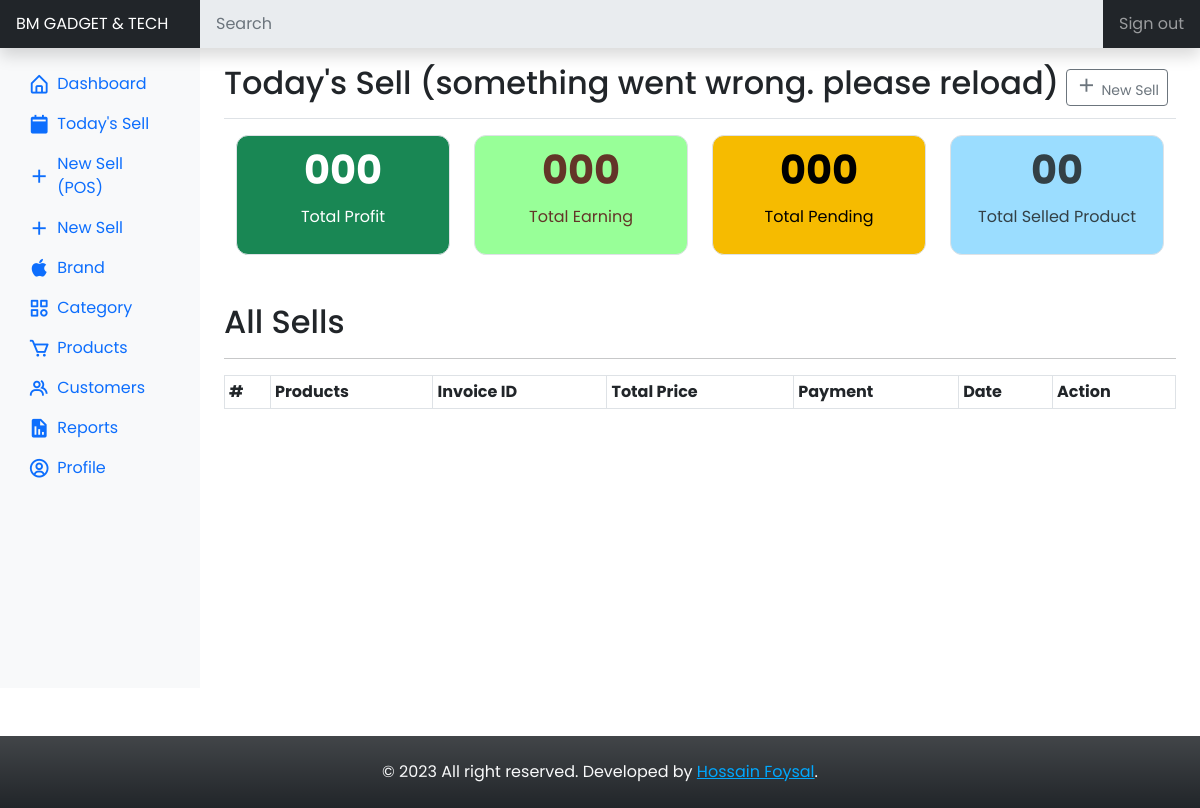
The page /dashboard/todaysell/ (signed in) on the database as committed earlier.
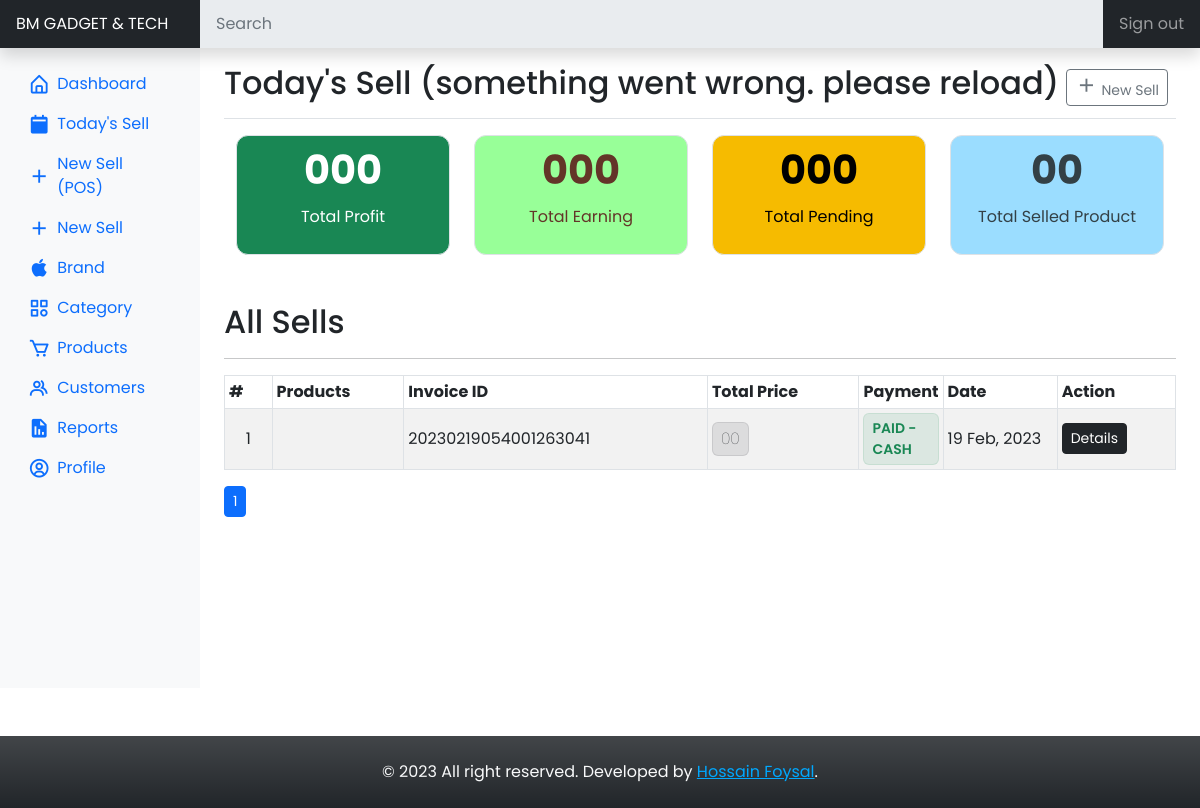
The same page on the database as committed later.
### application/models.py (models this page shows, shortened)
class DailySells(db.Model):
    __tablename__ = 'daily_sells'
    id = db.Column(db.Integer, primary_key=True)
    customer_id = db.Column(db.Integer, db.ForeignKey('customers.id'), nullable=False)
    customer = db.relationship("Customers", back_populates="daily_sells", overlaps="daily_sells")
    invoiceid = db.Column(db.String())
    selled_products = db.relationship('SelledProducts', backref=db.backref('selled_products', lazy=True))
    subtotal = db.Column(db.String())
    discount = db.Column(db.String())
    totalprice = db.Column(db.String())
    payment_status = db.Column(db.String(), default='cash')
    trnx_id = db.Column(db.String())
    note = db.Column(db.String())
    pub_date = db.Column(db.DateTime, nullable=False, default=datetime.utcnow)
    user_id = db.Column(db.Integer, db.ForeignKey('users.id'), nullable=False)

### application/dashboard/views.py (the view)
@dashboard.route('/dashboard/todaysell/', methods=['GET', 'POST'])
@login_required
def todaysell():
    today = datetime.utcnow().strftime('%d %b, %Y')
    page = request.args.get('page', 1, type=int)
    sells = DailySells.query.order_by(DailySells.pub_date.desc()).paginate(page=page, per_page=50)
    return render_template('dashboard/todaysell.html', title='Today\'s Sell', sells=sells, today=today, shopname=shopname)

### application/models.py (called while the page is built)
@login_manager.user_loader
def load_user(user_id):
    return Users.query.get(int(user_id))

### application/templates/dashboard/todaysell.html (shortened to what the changed rows need)
{% extends 'layouts/root-dashboard.html' %}
{% block body %}
<div class="container-fluid">
	<div class="row">
		<main class="col-md-9 ms-sm-auto col-lg-10 px-md-4">
			<div
				class="d-flex justify-content-between flex-wrap flex-md-nowrap align-items-center pt-3 pb-2 mb-3 border-bottom">
				<h1 class="h2">
					Today's Sell
					(<span id="today">something went wrong. please reload</span>)
				</h1>
				<div class="btn-toolbar mb-2 mb-md-0">
				</div>
			</div>
			<div class="container">
				<div class="row mb-5">
				</div>
			</div>
			<h2>All Sells</h2>
			<hr />
			{% if sells %}
			<div class="table-responsive">
				<table class="table table-striped table-bordered table-sm">
					<thead>
						<tr>
							<th scope="col">#</th>
							<th scope="col">Products</th>
							<th scope="col">Invoice ID</th>
							<th scope="col">Total Price</th>
							<th scope="col">Payment</th>
							<th scope="col">Date</th>
							<th scope="col">Action</th>
						</tr>
					</thead>
					<tbody>
						{% for sell in sells.items %}
						{% if today == sell.pub_date.strftime('%d %b, %Y') %}
						<tr class="align-middle">
							<td class="text-center counters" style="width: 5%;">{{ sell.id }}</td>
							<td>
							</td>
							<td>{{ sell.invoiceid }}</td>
							<td>
								<small
									class="fs-6 d-inline-flex px-2 py-1 fw-lighter text-dark bg-dark bg-opacity-10 border border-dark border-opacity-10 rounded-2 totalprices">
									{{ sell.totalprice }}
								</small>
							</td>
							<td style="width: 5%;">
								{% if sell.payment_status == 'pending' %}
								<small
									class="d-inline-flex px-2 py-1 fw-semibold text-warning bg-warning bg-gradient bg-opacity-10 border border-success border-opacity-10 rounded-2">
									Pending
								</small>
								{% else %}
								<small
									class="text-uppercase d-inline-flex px-2 py-1 fw-semibold text-success bg-success bg-opacity-10 border border-success border-opacity-10 rounded-2">
									Paid - {{ sell.payment_status }}
								</small>
								{% endif %}
							</td>
							<td style="width: 12%">
								{{ sell.pub_date.strftime('%d %b, %Y') }}
							</td>
							<td>
								<a class="btn btn-sm btn-dark"
									href="{{ url_for('dashboard.view_sell', invoiceid=sell.invoiceid) }}">
									Details
								</a>
							</td>
						</tr>
						{% endif %}
						{% endfor %}
					</tbody>
				</table>
			</div>
			{% for page_num in sells.iter_pages( left_edge=2, right_edge=2, left_current=1, right_current=1 ) %}
			{% if page_num %}
			{% if sells.page == page_num %}
			<a class="btn btn-sm btn-primary mb-4" href="{{ url_for('dashboard.todaysell', page=page_num) }}">
				{{ page_num }} </a>
			{% else %}
			<a class="btn btn-sm btn-outline-primary mb-4" href="{{ url_for('dashboard.todaysell', page=page_num) }}">
				{{ page_num }} </a>
			{% endif %}
			{% else %}
			<a class="btn btn-sm mb-4" href="#"> .... </a>
			{% endif %}
			{% endfor %}
			{% endif %}
		</main>
	</div>
</div>
{% endblock %}

Rows that differ between the two databases and show on the page:
added DailySells: invoiceid "20230219054001263041", totalprice "00", payment_status "CASH", pub_date "19 Feb, 2023"
Other text that changed with them:
new list line: "1"
